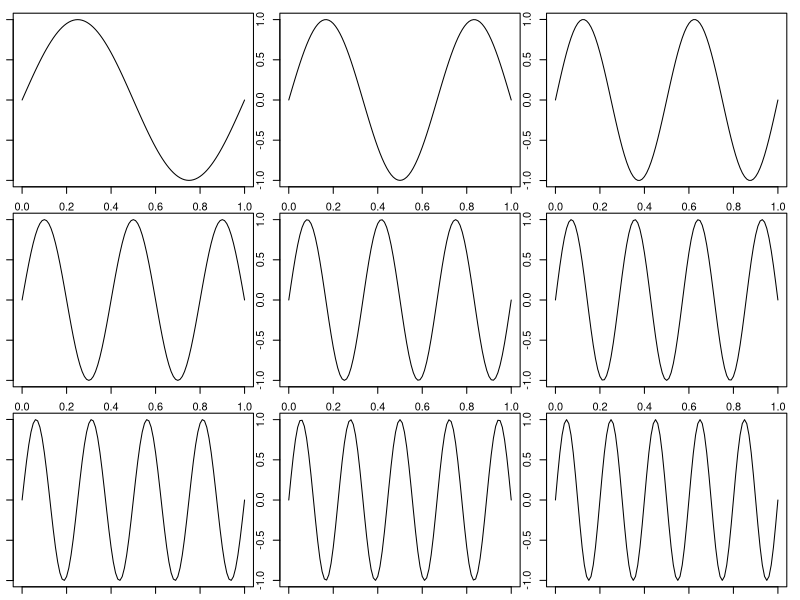

Here is the R script that generated this plot:

ff = seq(from=1, to=5, by=0.5)
tt = seq(from=0.0, to=1, by=0.01)

X11()
par(mfrow=c(3,3), mar=c(1,1,1,1))
for ( i in 1:9) {
  plot(tt, sin(2*pi*tt*ff[i]), type="l")  
}

